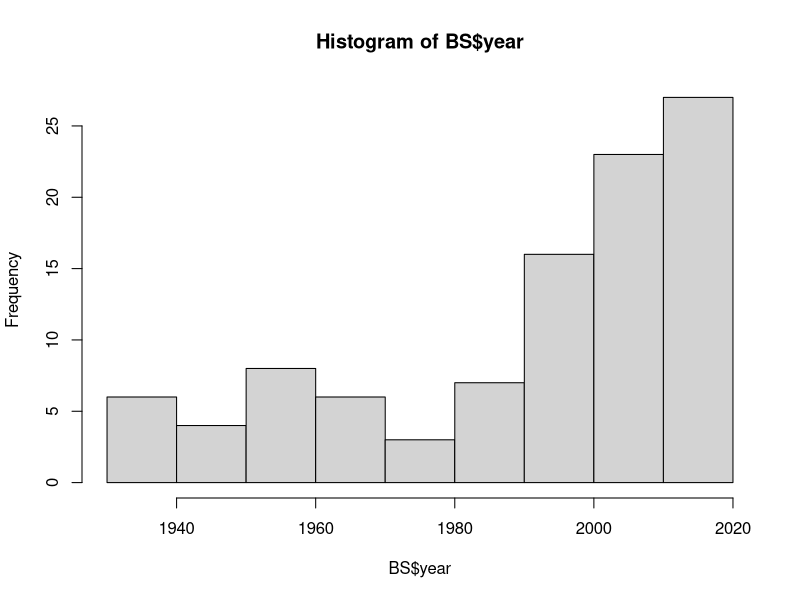
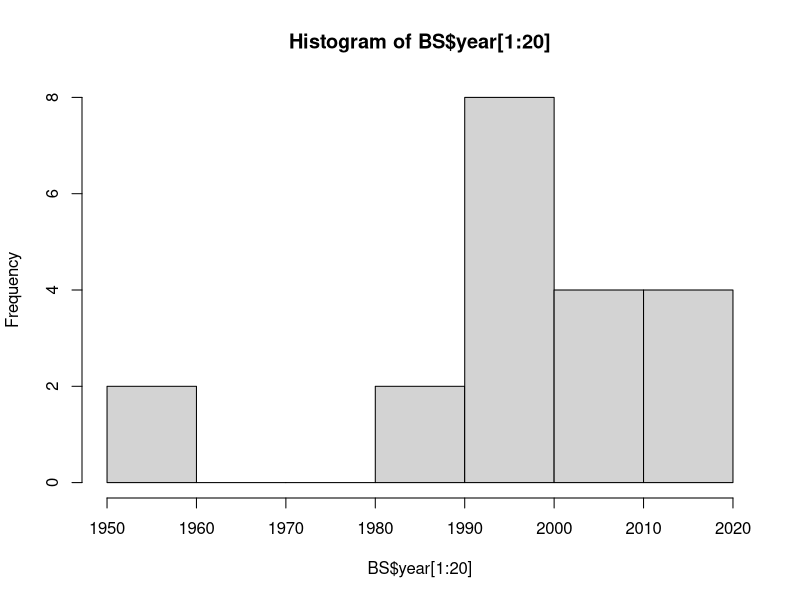

Write R code to recreate these figures, in order. (Note: this script raises an error after producing the figures.)
x <- 15
y <- 20
z <- 125

a <- TRUE
b <- FALSE


0.99 < 1 | 0 > 2


# 4)
#Q1, TRUE

#Q2, FALSE
x <- 12 / 3 > 3 & 5 ^ 2 < 25
#Q3, TRUE
y <- 12 / 3 > 3 | 5 ^ 2 < 25 | 1 == 2
#Q4,false 



#Q5)

The_cake <- 1  #Assigning value to "The cake"
A_lie <- 0    #Assigning value to "A lie"
a <- The_cake  # creating objects from "The cake"
b <- A_lie # Creating an object for "A lie"
a == b     # Logical assumption
The_cake == A_lie  # second check
# Answer = False

#Q6) # Logical expression to check if name is greater than or equal to an arbitrary number "6"
PERRY <- 5 # length of my name
PERRY >= 6 #FALSE
b <- nchar("perry") #assigning length of name to object "b"
b >= 6L # testing number length assumption

#Q7) checking if name is less than 6 letters and is not "James, Janelle, Jamil or Jessica"

x <- nchar("PERRY") 
x < 6L
#b
y <- "Perry"
y == "James"
y == "Jessica"
y == "Janelle"
y == "Jamil"

#5)

x <- c(1, 3, 5, 7, 9, 11) # numerical matrix
y <- c(TRUE, FALSE, TRUE, FALSE, TRUE, TRUE) #logical matrix

rep(x = c(1, 3, 5, 7, 9, 11), times = 2) # testing repetition function

rep(x = c("I", "will", "not", "tell", "lies"), times = 100)
dam<-rep(x = c("a","b","c"), each = 5, times = 1)
?rep()


# 5.2 seq
?seq # arguments for seq: by= number increment, length.out= desired length
    # along.with=manipulating the length using seq length, 
    #from & to = starting and end values

seq.int(from = 0, to = 15, by = 0.1 )


# 5.3 sequences/sub scripting

seq(from = 5, to =50) # sequence numbers from 5 to 50 by 1
seq(from =5, to = -50, by = -10) # sequence numbers from 5 to -50, by minus 10


x <- c("a", "b", "c", "d", "e")
str(x) #character matrix
x[3] # subscript, choosing the third value in the matrix, sequence

x[2:5] # choosing values 2 to 5 in the sequence
x[5:2] # same as before but backwards

x[seq(from =1, to = 5, by = 2)] # sub scripting choosing every second value in the sequence

y <- c(2,3,4,5,6,7,8,9,10,
       11,12,13,14,15) # new sequence
Z <- y[y <= 7] # Choosing all numbers equal to and below "7"
Z

Z2 <-Z[Z %% 3 == 0] # FINALLY
Z2



#5.4
mat1.data <- c(1:9)
mat1 <- matrix(mat1.data,
               nrow = 3,
               ncol = 3,
               byrow = FALSE) # Changing this changes the row orientation from across 
                              # to numbers in the sequence going down
mat1

mat3.data <- c("a", "b", "c", "d", "e", 
               "f", "g", "h", "i", "j", 
               "k", "l")
mat3 <- matrix(mat3.data,
               nrow = 3,
               ncol = 4,
               byrow = FALSE) 

mat3 == letters[1:12]
class(pi)

mat3[1,4] # locating the first row, fourth column
mat3[2:4] # first row second to fourth value
mat3[3,2:4] # third row, second to fourth value

mat3[3,4] # third element, fourth column
mat3[2:3,1]    # 2nd and 3rd rows of the 4 column "k and l"
mat3[2:3,]    # return all but the elements of the first row



#6 - data frame

BS <- read.csv("NYTBestsellers.csv")
str(BS)     # Checking structure

BS[3,]
BS[1:5,"title"] # First subscript is for the row values, 
#second subscript is for the column  subjects

#6.2
hist(BS$year) # Histogram choosing the data frame in respect to ($) the year
hist(BS$year [1:20]) # choosing specific data frames 1 to 20
#20 = 100, 40 = 200, 60 = 300, 80 = 400, 100 = 500
BS$Number_of_pages <-rep(A, times = (ncol(BS)))
# rep(x = c("a","b","c"), each = 5, times = 1)
A <- c(rep("100", times = 20),rep("200", times =20),   # organizing specific column
       rep("300", times = 20), rep("400", times =20),
                                  rep("500", times =20))
str(A)

BS$Number_of_pages <-c(A)  # adding "A" Column to existing data set using $
print(BS$Number_of_pages)
#alternate way
BS$Number_of_pages <- rep(seq(from = 100, # start from value 100
                              to = 500,   # end value 500
                              by = 100), # increments of 100
                              each= 20) # each value generates 20 repeats "each"
?rep

#Use seq to create the rep function
?seq
#7)
#Q1 - Character, integer, logical, numerical 
#Q2 
Mat1.data <- c(1:100)
Mat1.data[seq(0, 100, 2)]
str(Mat1.data)
Mat2 <- seq(1001,1500, 2)
Mat2 

Mat2v <- Mat2[Mat2 %% 7 ==0] # Mat2 all integers divisible by 7
Mat2v # the print

#Q3 Using the NYT bestseller data, create a vector of 
# the names all the books that were in the top spot for at least 10 weeks.
BS_Title<- BS[1:100,"title"]
BS_Ten <- BS$title[BS$total_weeks >= 10] # Choosing all numbers equal to and above "10 weeks"
 
print(BS_Title)
str(BS_Title)

Ten_Weeks<- BS_Title[BS$total_weeks >= 10]# ALL NAMES OF TOP SELLERS
                                      # FOR MORE THAN 10 WEEKS OR EQUAL TO
print(Ten_Weeks)

#Q4 - Using the NYT bestseller data, create a new data frame where all the 
#books were in the top spot for less than 10 weeks and have titles that are 
#less than 15 characters long.
Less <- BS[ BS$total_weeks < 10 & nchar(BS$title) < 15,] #books were in the top spot for less than 10 weeks 
print(Less_ten)



#Q5 - Add a new column to your data frame called ‘long10’ that contains the word 
# ‘yes’ if the book title is 10 characters long, and ‘no’ if it is not
Less$long10 <- nchar(Less$title) == 10 # Vector made to parse titles with 10 characters, logical TRUE & FALSE
Less$long10 <- ifelse(Less$long10, "yes", "no") #  change name of
                                          #logical statements to no or yes
?ifelse
nrow(Less) #see dimensions "49"
ncol(Less) # see number of rows "2"
str(Less) # Chr
names(Less) # column names

#Q6 - Using sub scripting, update your edited data frame 
# to only contain the ‘title’, ‘author’, ‘year’ and ‘long10’ columns.
#Adding an author column


# lame short cut
Lame<-(BS[,2:4]) # new data frame

Lame$long10 <- nchar(Lame$title) != 10 # adding long10 to new vector

Lame$long10 <- ifelse(Lame$long10, "no", "yes") #changing logical answers to "yes" or "no"

# Now, have to reduce ones with less than 
# 10 weeks + less than 15 characters

Lame$Total_weeks <- BS$total_weeks # Moving total weeks from old data frame to edited one

Lame2<-Lame[Lame$Total_weeks < 10,]  #books were in the top spot for less than 10 weeks 
print(Lame2)


#making less ten with less than 15 characters
Lame3<-Lame2[nchar(as.character(Lame2$title))<15,]


#Super lame short cut achieved
Lame4 <- Lame3[,1:4]

print(Lame4[,1:4])

finalLame <- Less [,c("title", "author", "year", "long10")]

 